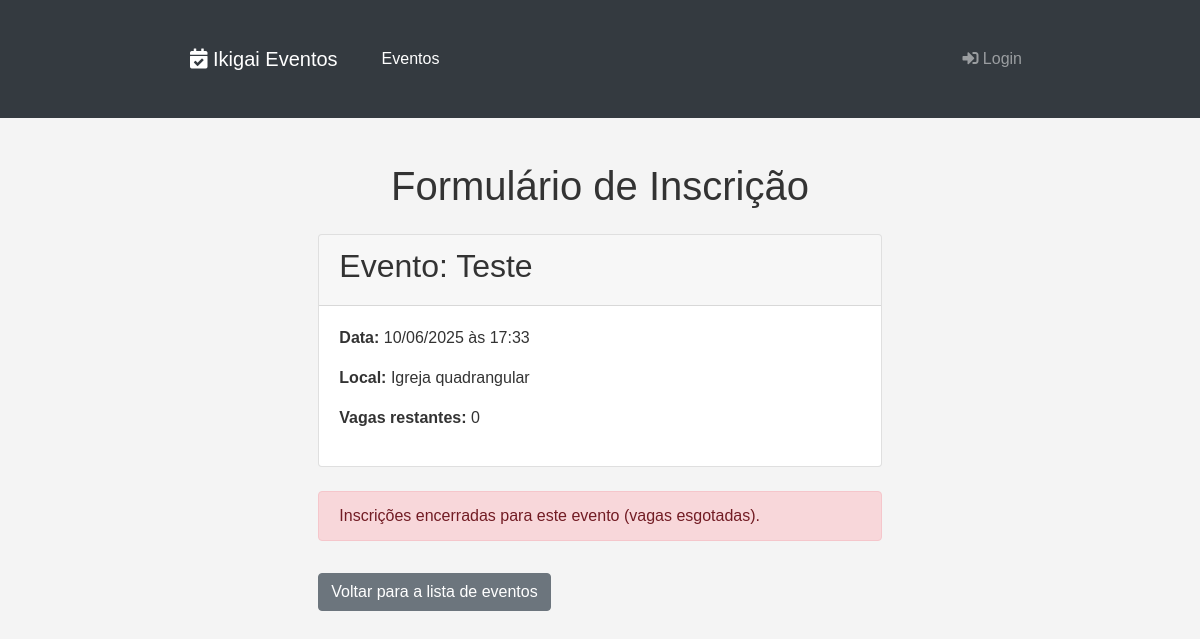
Before: /inscrever/1 with the older database file.
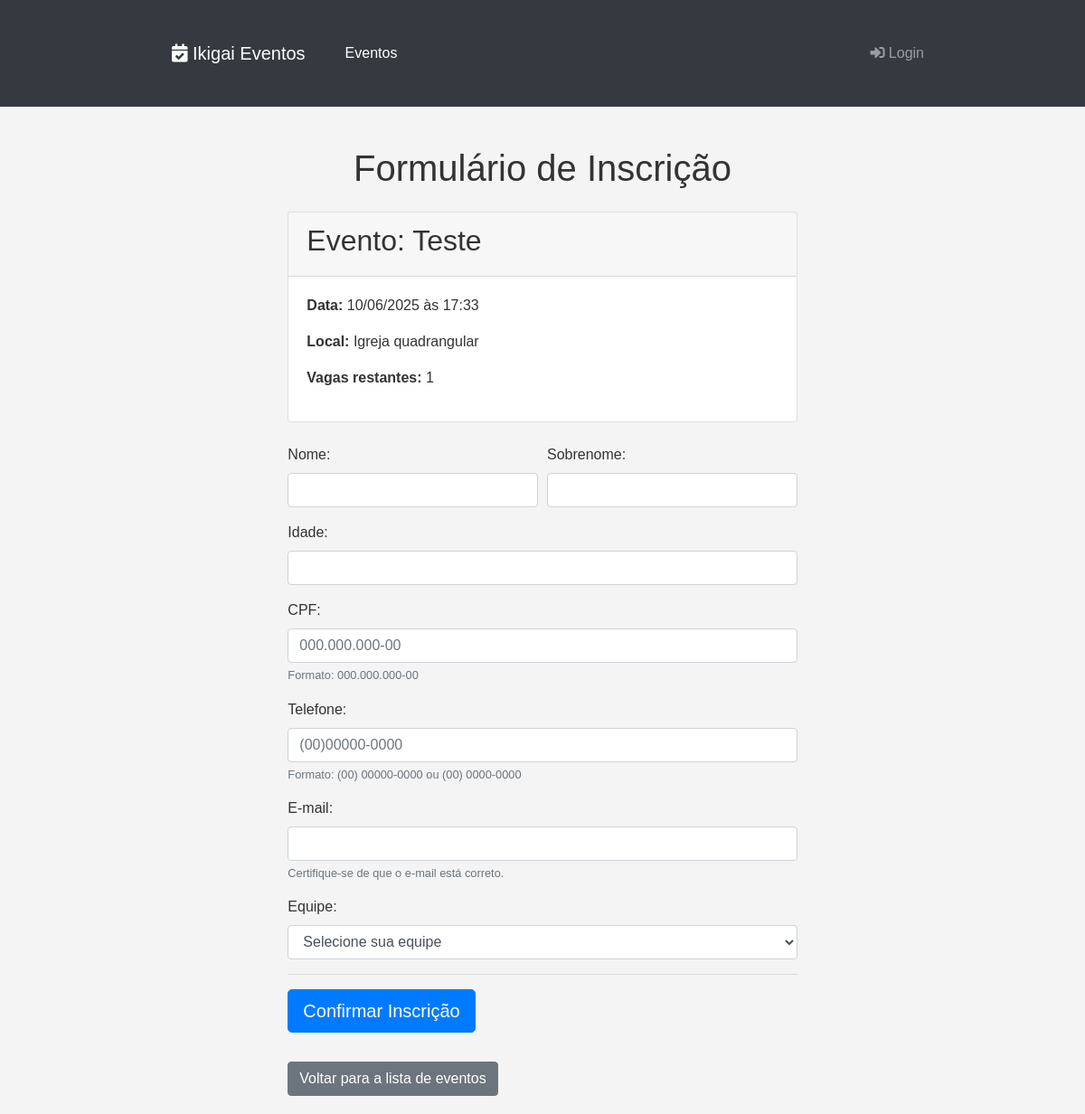
After: the same page with the newer database file.
### app/models.py (models this page shows, shortened)
class Evento(db.Model):
    __tablename__ = 'eventos'
    id = db.Column(db.Integer, primary_key=True)
    nome_evento = db.Column(db.String(200), nullable=False)
    data_hora_evento = db.Column(db.DateTime, nullable=False)
    palestrante = db.Column(db.String(100))
    imagem_palestrante = db.Column(db.String(300), nullable=True) # URL para a imagem
    descricao = db.Column(db.Text)
    local_evento = db.Column(db.String(200))
    preco = db.Column(db.Float, default=0.0)
    numero_vagas = db.Column(db.Integer, nullable=False)
    inscricoes = db.relationship('Inscricao', backref='evento', lazy=True)

### app/routes.py (the view, shortened to what this page needs)
@public_bp.route('/inscrever/<int:evento_id>', methods=['GET', 'POST'])
def inscrever_evento(evento_id):
    evento = Evento.query.get_or_404(evento_id)
    equipes = Equipe.query.order_by(Equipe.nome_equipe).all()
    return render_template('inscrever_evento.html', evento=evento, equipes=equipes)

### app/templates/inscrever_evento.html (shortened to what this page needs)
{% extends "base.html" %}
{% block content %}
<div class="row">
    <div class="col-md-8 offset-md-2">
        <h1 class="mb-4">Formulário de Inscrição</h1>
        <div class="card mb-4">
            <div class="card-header">
                <h2>Evento: {{ evento.nome_evento }}</h2>
            </div>
            <div class="card-body">
                <p><strong>Data:</strong> {{ evento.data_hora_evento.strftime('%d/%m/%Y às %H:%M') }}</p>
                <p><strong>Local:</strong> {{ evento.local_evento }}</p>
                <p><strong>Vagas restantes:</strong> {{ evento.numero_vagas }}</p>
            </div>
        </div>
        {% if evento.numero_vagas > 0 %}
            <form method="POST" action="{{ url_for('public.inscrever_evento', evento_id=evento.id) }}">
                <div class="form-row">
                    <div class="form-group col-md-6">
                        <label for="nome_participante">Nome:</label>
                        <input type="text" class="form-control" id="nome_participante" name="nome_participante" required>
                    </div>
                    <div class="form-group col-md-6">
                        <label for="sobrenome_participante">Sobrenome:</label>
                        <input type="text" class="form-control" id="sobrenome_participante" name="sobrenome_participante" required>
                    </div>
                </div>
                <div class="form-group">
                    <label for="idade">Idade:</label>
                    <input type="number" class="form-control" id="idade" name="idade" min="1" required>
                </div>
                <div class="form-group">
                    <label for="cpf">CPF:</label>
                    <input type="text" class="form-control" id="cpf" name="cpf" pattern="\d{3}\.\d{3}\.\d{3}-\d{2}" placeholder="000.000.000-00" required>
                    <small class="form-text text-muted">Formato: 000.000.000-00</small>
                </div>
                <div class="form-group">
                    <label for="telefone">Telefone:</label>
                    <input type="tel" class="form-control" id="telefone" name="telefone"  placeholder="(00)00000-0000" required>
                    <small class="form-text text-muted">Formato: (00) 00000-0000 ou (00) 0000-0000</small>
                </div>
                <div class="form-group">
                    <label for="email">E-mail:</label>
                    <input type="email" class="form-control" id="email" name="email" required>
                    <small class="form-text text-muted">Certifique-se de que o e-mail está correto.</small>
                </div>
                <div class="form-group">
                    <label for="equipe_id">Equipe:</label>
                    <select class="form-control" id="equipe_id" name="equipe_id" required>
                        <option value="">Selecione sua equipe</option>
                    </select>
                </div>
                <hr>
                <div class="form-group">
                    <button type="submit" class="btn btn-primary btn-lg">Confirmar Inscrição</button>
                </div>
            </form>
        {% else %}
            <div class="alert alert-danger">Inscrições encerradas para este evento (vagas esgotadas).</div>
        {% endif %}
        <a href="{{ url_for('public.index') }}" class="btn btn-secondary mt-3">Voltar para a lista de eventos</a>
    </div>
</div>
{% endblock %}

Changed rows visible on the page:
changed Evento "Teste": numero_vagas "0" → "1"
Other visible differences:
form field equipe_id: (not shown) → "Selecione sua equipe"
text no longer shown: "Inscrições encerradas para este evento (vagas esgotadas)."
text now shown: "Nome: Sobrenome: Idade: CPF: Formato: 000.000.000-00 Telefone: Formato: (00) 00000-0000 ou (00) 0000-0000 E-mail: Certifique-se de que o e-mail está correto. Equipe: Confirmar Inscrição"
